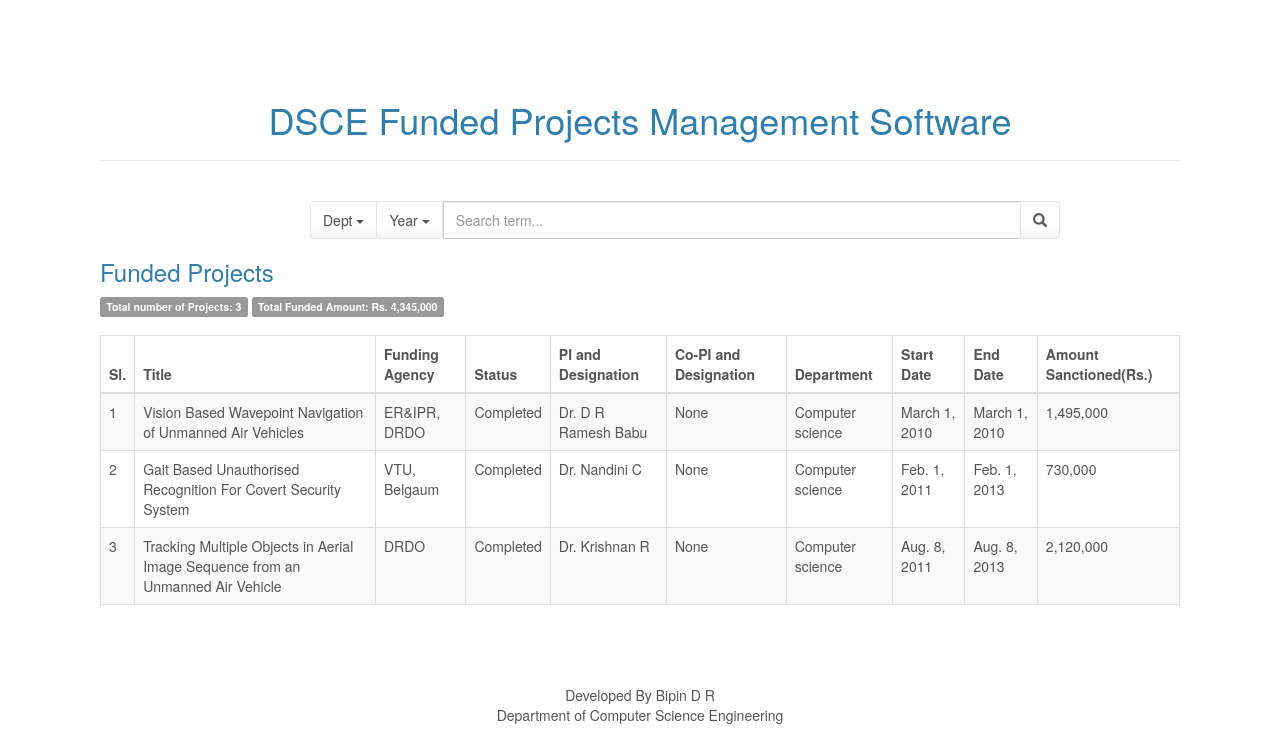
The app's page /projects/fundedprojects with its own data.
### projects/models.py (models this page shows, shortened)
class FundedProject(models.Model):
    title = models.CharField("Title",max_length=300)
    dept = models.CharField("Department",max_length=50)
    status = models.CharField("status", max_length=50,
                              choices=[('Completed', 'Completed'), ('OnGoing', 'OnGoing')])
    funding_agency = models.CharField("Funding Agency",max_length=100)
    pi_designation = models.CharField("PI and Designation",max_length=100)
    co_pi_designation = models.CharField("Co-PI and Designation",max_length=100, blank = True, null = True)
    start_date = models.DateField("Start Date", blank=True, null=True)
    end_date = models.DateField("End Date", blank=True, null=True)
    amount_sactioned = models.IntegerField("Amount Sanctioned")
    class Meta:
        pass

### projects/views.py (the view)
# urls.py: url(r'^projects/', include('projects.urls')),
def projects(request):
    global all_projects
    all_projects = FundedProject.objects.all()
    total = all_projects.count()
    total_amount = all_projects.aggregate(Sum('amount_sactioned'))
    context = {
        'all_projects': all_projects,
        'total': total,
        'total_amount': total_amount,
    }
    return render(request, 'projects/index.html', context)

### projects/templates/projects/index.html (shortened to what this page needs)
<!DOCTYPE html>
<html>
<head>
    {% load staticfiles %}
    <link rel="stylesheet" href="{% static 'assets/bootstrap/css/bootstrap.min.css' %}">
    <link rel="stylesheet" href="{% static 'assets/css/styles.css' %}">
</head>
<body>
<h1 align="center">DSCE Funded Projects Management Software</h1>
<hr>
<br>
<div class="container">
    <form type="get" action="search_projects" style="margin: 0">
        <div class="row">
            <div class="col-xs-8 col-xs-offset-2">
                <div class="input-group">
                    <div class="input-group-btn search-panel">
                        <button type="button" class="btn btn-default dropdown-toggle" data-toggle="dropdown">
                            <span id="search_dept">Dept</span> <span class="caret"></span>
                        </button>
                    </div>
                    <div class="input-group-btn search-panel">
                        <button type="button" class="btn btn-default dropdown-toggle" data-toggle="dropdown">
                            <span id="search_date">Year</span> <span class="caret"></span>
                        </button>
                    </div>
                    <input type="text" class="form-control" name="search_box" placeholder="Search term...">
                    <span class="input-group-btn">
                    <button id="search_submit" class="btn btn-default" type="submit"><span
                            class="glyphicon glyphicon-search"></span></button>
                    </span>
                </div>
            </div>
        </div>
    </form>
</div>
<a href="/projects/fundedprojects">
    <h3>Funded Projects</h3>
</a>
{% load humanize %}
<span class="label label-default">Total number of Projects: {{ total }}</span>
<span class="label label-default">Total Funded Amount: Rs. {{ total_amount.amount_sactioned__sum |intcomma}}</span>
<br>
<br>
{% if all_projects %}
    <div class="table-responsive">
        <table class="table table-striped table-bordered">
            <thead>
            <tr>
                <th>Sl.</th>
                <th>Title</th>
                <th>Funding Agency</th>
                <th>Status</th>
                <th>PI and Designation</th>
                <th>Co-PI and Designation</th>
                <th>Department</th>
                <th>Start Date</th>
                <th>End Date</th>
                <th>Amount Sanctioned(Rs.)</th>
            </tr>
            </thead>
            <tbody>
            {% for i in all_projects %}
                <tr>
                    <td>{{ forloop.counter }}</td>
                    <td>{{ i.title }}</td>
                    <td>{{ i.funding_agency }}</td>
                    <td>{{ i.status }}</td>
                    <td>{{ i.pi_designation }}</td>
                    <td>{{ i.co_pi_designation }}</td>
                    <td>{{ i.dept }}</td>
                    <td>{{ i.start_date }}</td>
                    <td>{{ i.end_date }}</td>
                    <td>{{ i.amount_sactioned |intcomma}}</td>
                </tr>
            {% endfor %}
            </tbody>
        </table>
    </div>
{% else %}
    <strong>No Publications</strong>
    <br>
    <br>
    <br>
{% endif %}
<br>
<br>
<br>
<div class="footer">Developed By Bipin D R</div>
<div class="footer"> Department of Computer Science Engineering</div>
</body>
</html>

### projects/static/assets/css/styles.css (style rules this page uses)
body { margin: 100px; }
.footer { position: static; text-align: center; bottom: 0px; width: 100%; }

### records on screen
FundedProject: title "Vision Based Wavepoint Navigation of Unmanned Air Vehicles", funding_agency "ER&IPR, DRDO", status "Completed", pi_designation "Dr. D R Ramesh Babu", co_pi_designation "None", dept "Computer science", start_date "March 1, 2010", end_date "March 1, 2010", amount_sactioned "1,495,000"
FundedProject: title "Gait Based Unauthorised Recognition For Covert Security System", funding_agency "VTU, Belgaum", status "Completed", pi_designation "Dr. Nandini C", co_pi_designation "None", dept "Computer science", start_date "Feb. 1, 2011", end_date "Feb. 1, 2013", amount_sactioned "730,000"
FundedProject: title "Tracking Multiple Objects in Aerial Image Sequence from an Unmanned Air Vehicle", funding_agency "DRDO", status "Completed", pi_designation "Dr. Krishnan R", co_pi_designation "None", dept "Computer science", start_date "Aug. 8, 2011", end_date "Aug. 8, 2013", amount_sactioned "2,120,000"

### other values on screen
{{ total }} "3"
{{ total_amount.amount_sactioned__sum |intcomma }} "4,345,000"
